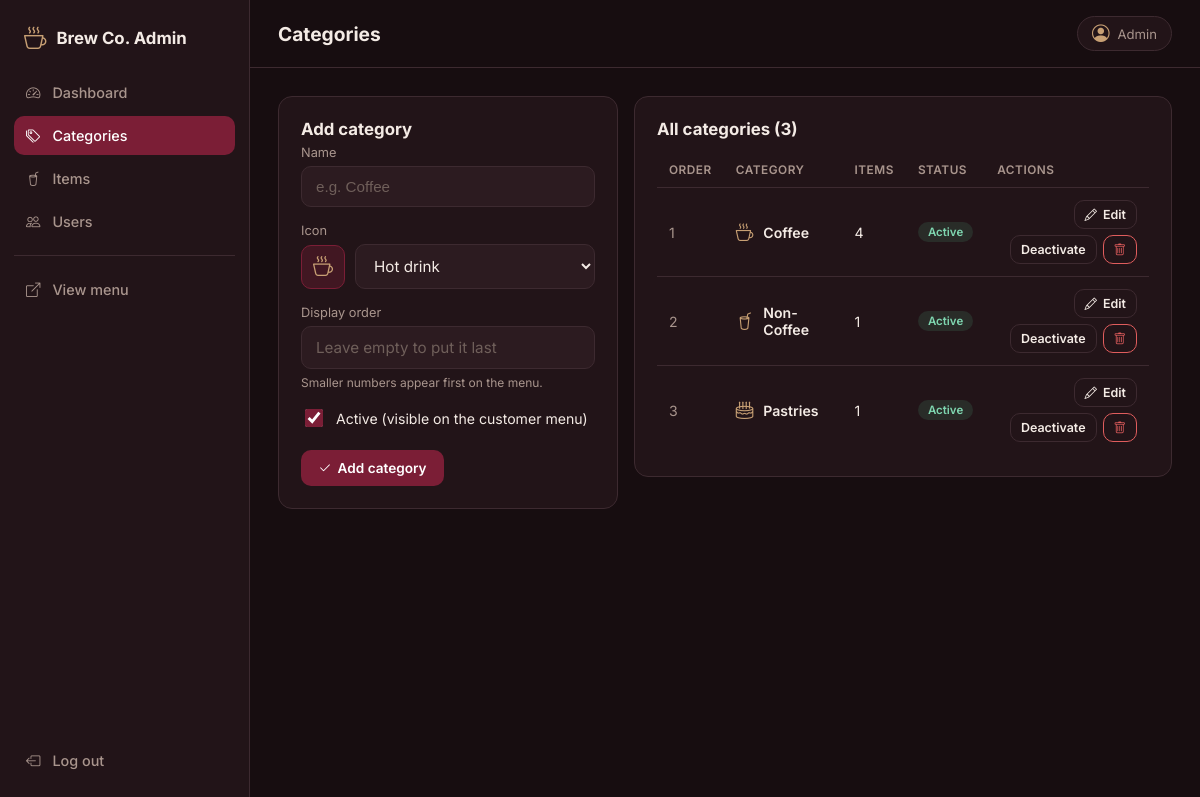
Screenshot of /admin/categories.php (signed in) with the database file from the repository.
### tables this page shows
CREATE TABLE IF NOT EXISTS `categories` (
  `id` int UNSIGNED NOT NULL AUTO_INCREMENT,
  `name` varchar(100) NOT NULL,
  `icon` varchar(50) NOT NULL DEFAULT 'bi-cup-hot',
  `sort_order` int NOT NULL DEFAULT '0',
  `is_active` tinyint(1) NOT NULL DEFAULT '1',
  `created_at` timestamp NULL DEFAULT CURRENT_TIMESTAMP,
  PRIMARY KEY (`id`)
);

### includes/functions.php (called while the page is built, shortened)
<?php
function e(?string $value): string
{
    return htmlspecialchars($value ?? '', ENT_QUOTES, 'UTF-8');
}

### admin/categories.php (the view, shortened to what this page needs)
<?php
require __DIR__ . '/../includes/admin_init.php';
$icons = [
    'bi-cup-hot'   => 'Hot drink',
    'bi-cup-straw' => 'Cold drink',
    'bi-cup'       => 'Cup',
    'bi-cake2'     => 'Cake / pastry',
    'bi-egg-fried' => 'Breakfast',
    'bi-basket'    => 'Basket',
    'bi-snow'      => 'Iced',
    'bi-fire'      => 'Hot / special',
    'bi-star'      => 'Favorites',
    'bi-gift'      => 'Gift',
];
$form   = ['id' => 0, 'name' => '', 'icon' => 'bi-cup-hot', 'sort_order' => '', 'is_active' => 1];
$isEdit = $form['id'] > 0;
$categories = $pdo->query(
    'SELECT c.id, c.name, c.icon, c.sort_order, c.is_active, COUNT(i.id) AS item_count
     FROM categories c
     LEFT JOIN items i ON i.category_id = c.id
     GROUP BY c.id, c.name, c.icon, c.sort_order, c.is_active
     ORDER BY c.sort_order, c.id'
)->fetchAll();
require __DIR__ . '/partials/header.php';
?>
<section class="split">
  <div class="card sticky">
    <h2 class="card-title"><?= $isEdit ? 'Edit category' : 'Add category' ?></h2>
    <form method="post" autocomplete="off">
      <div class="field">
        <label for="name">Name</label>
        <input type="text" id="name" name="name" maxlength="100"
               value="<?= e($form['name']) ?>" placeholder="e.g. Coffee" required>
      </div>
      <div class="field">
        <label for="icon">Icon</label>
        <div class="icon-select">
          <span class="icon-preview"><i id="iconPreview" class="bi <?= e($form['icon']) ?>"></i></span>
          <select id="icon" name="icon">
            <?php foreach ($icons as $class => $label): ?>
              <option value="<?= e($class) ?>" <?= $form['icon'] === $class ? 'selected' : '' ?>>
                <?= e($label) ?>
              </option>
            <?php endforeach; ?>
          </select>
        </div>
      </div>
      <div class="field">
        <label for="sort_order">Display order</label>
        <input type="number" id="sort_order" name="sort_order" min="0" max="99999"
               value="<?= e((string) $form['sort_order']) ?>" placeholder="Leave empty to put it last">
        <small class="hint">Smaller numbers appear first on the menu.</small>
      </div>
      <div class="field">
        <label class="check">
          <input type="checkbox" name="is_active" value="1" <?= $form['is_active'] ? 'checked' : '' ?>>
          <span>Active (visible on the customer menu)</span>
        </label>
      </div>
      <div class="form-actions">
        <button type="submit" class="btn btn-brand">
          <i class="bi bi-check2" aria-hidden="true"></i> <?= $isEdit ? 'Save changes' : 'Add category' ?>
        </button>
      </div>
    </form>
  </div>
  <div class="card">
    <div class="card-head">
      <h2 class="card-title">All categories (<?= count($categories) ?>)</h2>
    </div>
    <?php if (!$categories): ?>
      <p class="muted">No categories yet. Add your first one using the form.</p>
    <?php else: ?>
      <div class="table-wrap">
        <table class="table">
          <thead>
            <tr>
              <th>Order</th>
              <th>Category</th>
              <th>Items</th>
              <th>Status</th>
              <th class="col-actions">Actions</th>
            </tr>
          </thead>
          <tbody>
            <?php foreach ($categories as $c): ?>
              <tr>
                <td class="muted-cell"><?= (int) $c['sort_order'] ?></td>
                <td>
                  <span class="cat-name">
                    <i class="bi <?= e($c['icon']) ?>" aria-hidden="true"></i>
                    <?= e($c['name']) ?>
                  </span>
                </td>
                <td><?= (int) $c['item_count'] ?></td>
                <td>
                  <?php if ($c['is_active']): ?>
                    <span class="badge badge-on">Active</span>
                  <?php else: ?>
                    <span class="badge badge-off">Inactive</span>
                  <?php endif; ?>
                </td>
                <td>
                  <div class="row-actions">
                    <a href="categories.php?edit=<?= (int) $c['id'] ?>" class="btn btn-ghost btn-sm">
                      <i class="bi bi-pencil" aria-hidden="true"></i> Edit
                    </a>
                    <form method="post" class="inline-form">
                      <button type="submit" class="btn btn-ghost btn-sm">
                        <?= $c['is_active'] ? 'Deactivate' : 'Activate' ?>
                      </button>
                    </form>
                    <form method="post" class="inline-form"
                          onsubmit="return confirm('Delete this category? This cannot be undone.');">
                      <button type="submit" class="btn btn-danger btn-sm" aria-label="Delete category">
                        <i class="bi bi-trash" aria-hidden="true"></i>
                      </button>
                    </form>
                  </div>
                </td>
              </tr>
            <?php endforeach; ?>
          </tbody>
        </table>
      </div>
    <?php endif; ?>
  </div>
</section>
<?php require __DIR__ . '/partials/footer.php'; ?>

### admin/css/admin.css (style rules this page uses)
:root { --bg: #170d10; --surface: #221418; --surface-2: #2c1b20; --border: #3d2a30; --burgundy: #7b1e36; --burgundy-hover: #962a47; --coffee: #c8a074; --text: #f4ebe5; --muted: #a9958d; --danger: #e05d5d; --success: #4fb286; --radius: 14px; }
* { box-sizing: border-box; }
body { margin: 0; background: var(--bg); color: var(--text); font-family: "Inter", -apple-system, "Segoe UI", Roboto, Arial, sans-serif; }
.field { margin-bottom: 16px; }
.field label { display: block; margin-bottom: 6px; font-size: 0.8rem; color: var(--muted); }
.field input { width: 100%; padding: 11px 14px; background: var(--surface-2); border: 1px solid var(--border); border-radius: 10px; color: var(--text); font-size: 0.95rem; }
.btn { display: inline-flex; align-items: center; justify-content: center; gap: 6px; padding: 9px 16px; border: 1px solid transparent; border-radius: 10px; font-family: inherit; font-size: 0.85rem; font-weight: 600; text-decoration: none; cursor: pointer; transition: background 0.2s, border-color 0.2s, color 0.2s; }
.btn-brand { background: var(--burgundy); color: #fff; }
.btn-ghost { background: transparent; border-color: var(--border); color: var(--text); }
.btn-danger { background: transparent; border-color: var(--danger); color: var(--danger); }
.btn-sm { padding: 6px 10px; font-size: 0.78rem; }
.card { padding: 22px; background: var(--surface); border: 1px solid var(--border); border-radius: var(--radius); }
.card-title { margin: 0 0 6px; font-size: 1.05rem; }
.card-head { display: flex; align-items: center; justify-content: space-between; gap: 10px; margin-bottom: 14px; }
.card-head .card-title { margin: 0; }
.table-wrap { overflow-x: auto; }
.table { width: 100%; border-collapse: collapse; font-size: 0.88rem; }
.table th { padding: 10px 12px; text-align: left; font-size: 0.74rem; font-weight: 600; letter-spacing: 0.5px; text-transform: uppercase; color: var(--muted); border-bottom: 1px solid var(--border); white-space: nowrap; }
.table td { padding: 12px; border-bottom: 1px solid var(--border); vertical-align: middle; }
.table tbody tr:last-child td { border-bottom: none; }
.muted-cell { color: var(--muted); }
.badge { display: inline-block; padding: 3px 10px; border-radius: 999px; font-size: 0.72rem; font-weight: 600; }
.badge-on { background: rgba(79, 178, 134, 0.15); color: #7fd6b0; }
.split { display: grid; grid-template-columns: 340px 1fr; gap: 16px; align-items: start; }
.card.sticky { position: sticky; top: 88px; }
.field select, .field input[type="number"] { width: 100%; padding: 11px 14px; background: var(--surface-2); border: 1px solid var(--border); border-radius: 10px; color: var(--text); font-family: inherit; font-size: 0.95rem; }
.field select option { background: var(--surface-2); color: var(--text); }
.field input::placeholder { color: #6f5f5a; }
.hint { display: block; margin-top: 6px; font-size: 0.75rem; color: var(--muted); }
.field .check { display: flex; align-items: center; gap: 10px; margin: 0; font-size: 0.88rem; color: var(--text); cursor: pointer; }
.field .check input { width: 18px; height: 18px; padding: 0; accent-color: var(--burgundy); }
.icon-select { display: flex; align-items: center; gap: 10px; }
.icon-preview { width: 44px; height: 44px; flex-shrink: 0; display: flex; align-items: center; justify-content: center; background: rgba(123, 30, 54, 0.35); border: 1px solid var(--burgundy); border-radius: 10px; color: var(--coffee); font-size: 1.25rem; }
.form-actions { display: flex; gap: 10px; margin-top: 20px; }
.cat-name { display: inline-flex; align-items: center; gap: 10px; font-weight: 600; }
.cat-name i { color: var(--coffee); font-size: 1.1rem; }
.col-actions { text-align: right; }
.row-actions { display: flex; justify-content: flex-end; flex-wrap: wrap; gap: 6px; }
.inline-form { display: inline; margin: 0; }

### rows the page displays
categories: icon "Hot drink", is_active "☑", sort_order "1", name "Coffee", item_count "4", shows "Active", shows "Deactivate"
categories: sort_order "2", name "Non-Coffee", item_count "1", is_active "Active"
categories: sort_order "3", name "Pastries", item_count "1", is_active "Active"

### other values shown
$pageTitle "Categories"
$_SESSION['user_name'] "Admin"
count($categories) "3"
